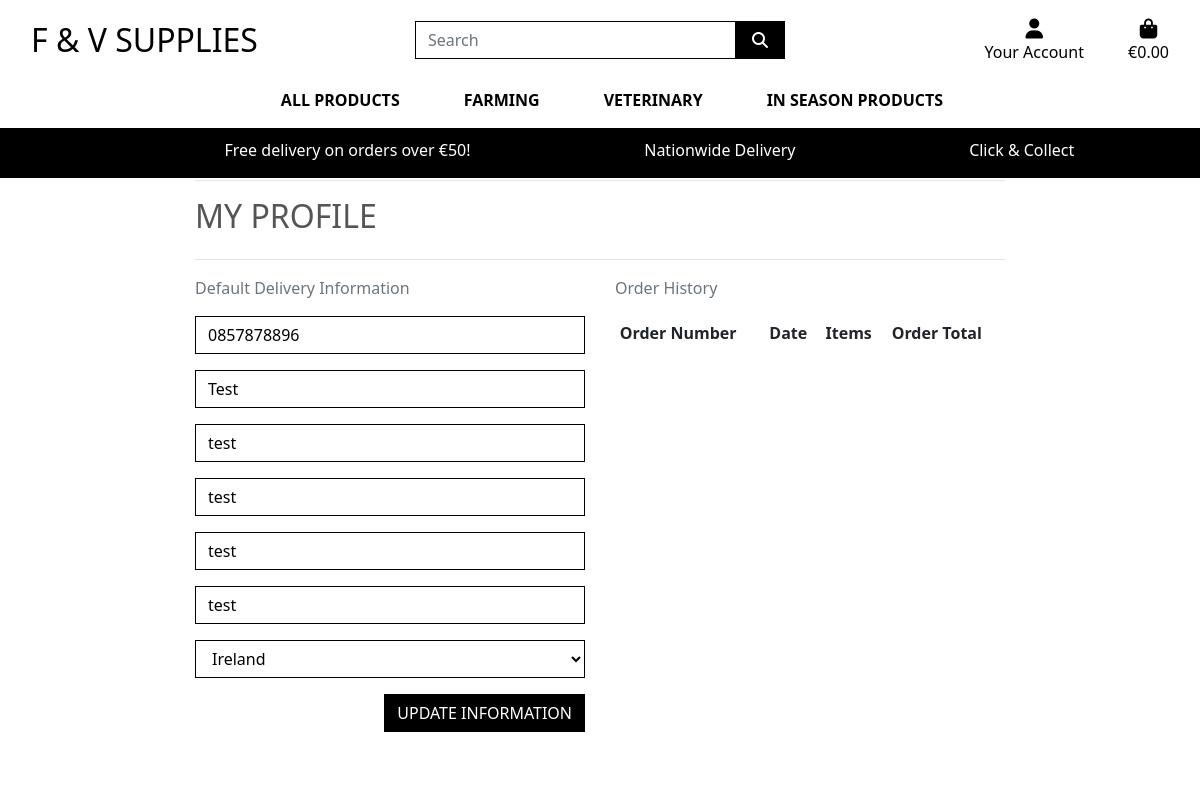
Page /profile/ (signed in) on the earlier database version.
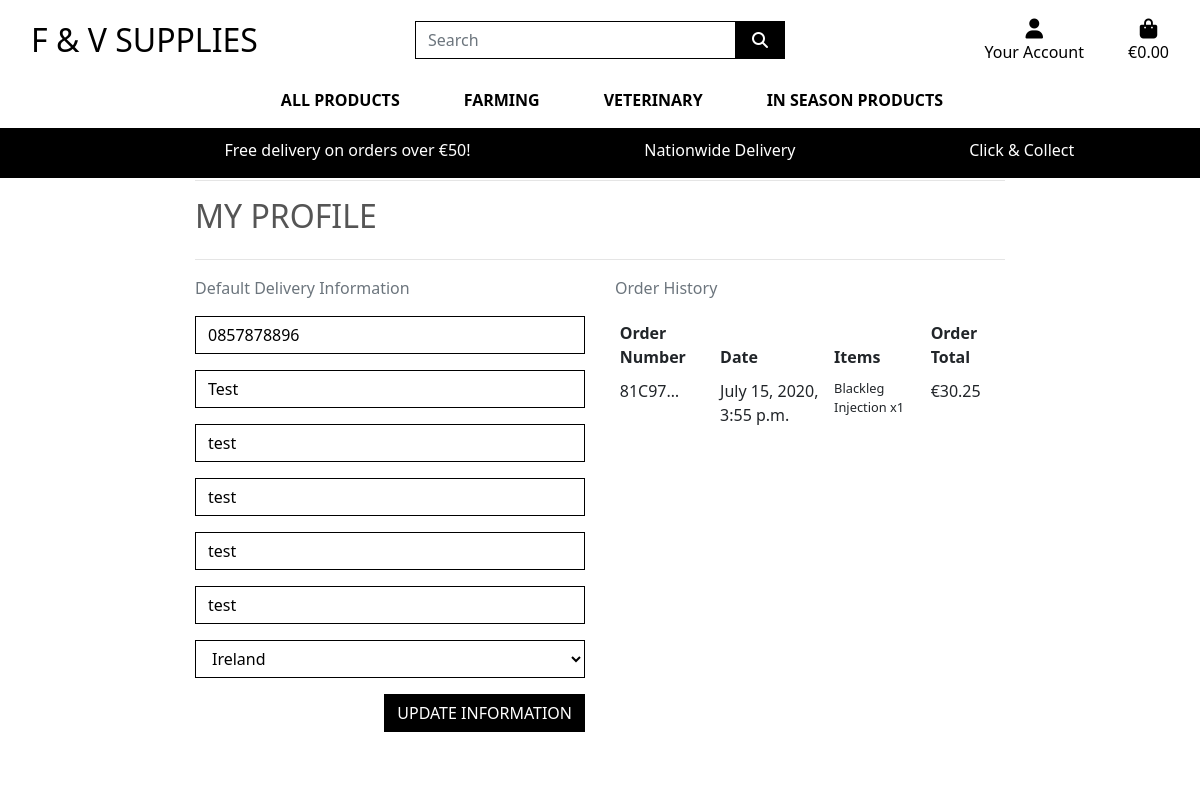
Same page on the later database version.
### profiles/models.py (models this page shows, shortened)
class UserProfile(models.Model):
    user = models.OneToOneField(User, on_delete=models.CASCADE)
    default_phone_number = models.CharField(max_length=20, null=True, blank=True)
    default_street_address1 = models.CharField(max_length=80, null=True, blank=True)
    default_street_address2 = models.CharField(max_length=80, null=True, blank=True)
    default_town_or_city = models.CharField(max_length=40, null=True, blank=True)
    default_county = models.CharField(max_length=80, null=True, blank=True)
    default_postcode = models.CharField(max_length=20, null=True, blank=True)
    default_country = CountryField(blank_label='Country', null=True, blank=True)

### checkout/models.py (models this page shows, shortened)
class Order(models.Model):
    order_number = models.CharField(max_length=32, null=False, editable=False)
    user_profile = models.ForeignKey(UserProfile, on_delete=models.SET_NULL,
                                     null=True, blank=True, related_name='orders')
    full_name = models.CharField(max_length=50, null=False, blank=False)
    email = models.EmailField(max_length=254, null=False, blank=False)
    phone_number = models.CharField(max_length=20, null=False, blank=False)
    street_address1 = models.CharField(max_length=80, null=False, blank=False)
    street_address2 = models.CharField(max_length=80, null=True, blank=True)
    town_or_city = models.CharField(max_length=40, null=False, blank=False)
    county = models.CharField(max_length=80, null=True, blank=True)
    country = CountryField(blank_label='Country *', null=False, blank=False)
    postcode = models.CharField(max_length=20, null=True, blank=True)
    date = models.DateTimeField(auto_now_add=True)
    delivery_cost = models.DecimalField(max_digits=6, decimal_places=2, null=False, default=0)
    order_total = models.DecimalField(max_digits=10, decimal_places=2, null=False, default=0)
    grand_total = models.DecimalField(max_digits=10, decimal_places=2, null=False, default=0)
    original_bag = models.TextField(null=False, blank=False, default='')
    stripe_pid = models.CharField(max_length=254, null=False, blank=False, default='')

class OrderLineItem(models.Model):
    order = models.ForeignKey(Order, null=False, blank=False, on_delete=models.CASCADE, related_name='lineitems')
    product = models.ForeignKey(Product, null=False, blank=False, on_delete=models.CASCADE)
    quantity = models.IntegerField(null=False, blank=False, default=0)
    lineitem_total = models.DecimalField(max_digits=6, decimal_places=2, null=False, blank=False, editable=False)

### products/models.py (models this page shows, shortened)
class Product(models.Model):
    category = models.ForeignKey('Category', null=True, blank=True, on_delete=models.SET_NULL)
    sku = models.CharField(max_length=254, null=True, blank=True)
    name = models.CharField(max_length=254)
    description = models.TextField()
    price = models.DecimalField(max_digits=6, decimal_places=2)
    rating = models.DecimalField(max_digits=6, decimal_places=2, null=True, blank=True)
    image_url = models.URLField(max_length=1024, null=True, blank=True)
    image = models.ImageField(null=True, blank=True)

### profiles/views.py (the view)
# urls.py: path('profile/', include('profiles.urls')),
def profile(request):
    profile = get_object_or_404(UserProfile, user=request.user)
    if request.method == 'POST':
        form = UserProfileForm(request.POST, instance=profile)
        if form.is_valid():
            form.save()
            messages.success(request, 'Profile updated successfully')
        else:
            messages.error(request, 'Update failed. Please ensure the form is valid.')
    else:
        form = UserProfileForm(instance=profile)
    orders = profile.orders.all()
    template = 'profiles/profile.html'
    context = {
        'form': form,
        'orders': orders,
        'on_profile_page': True
    }
    return render(request, template, context)

### profiles/forms.py
class UserProfileForm(forms.ModelForm):
    class Meta:
        model = UserProfile
        exclude = ('user',)
    def __init__(self, *args, **kwargs):
        super().__init__(*args, **kwargs)
        placeholders = {
            'default_phone_number': 'Phone Number',
            'default_postcode': 'Postal Code',
            'default_town_or_city': 'Town or City',
            'default_street_address1': 'Street Address 1',
            'default_street_address2': 'Street Address 2',
            'default_county': 'County',
        }
        self.fields['default_phone_number'].widget.attrs['autofocus'] = True
        for field in self.fields:
            if field != 'default_country':
                if self.fields[field].required:
                    placeholder = f'{placeholders[field]} *'
                else:
                    placeholder = placeholders[field]
                self.fields[field].widget.attrs['placeholder'] = placeholder
            self.fields[field].widget.attrs['class'] = 'border-black rounded-0 profile-form-input'
            self.fields[field].label = False

### bag/contexts.py (called while the page is built, shortened)
def bag_contents(request):
    bag_items = []
    total = 0
    product_count = 0
    bag = request.session.get('bag', {})
    if total < settings.FREE_DELIVERY_THRESHOLD:
        delivery = total * Decimal(settings.STANDARD_DELIVERY_PERCENTAGE / 100)
        free_delivery_delta = settings.FREE_DELIVERY_THRESHOLD - total
    else:
        delivery = 0
        free_delivery_delta = 0
    grand_total = delivery + total
    context = {
        'bag_items': bag_items,
        'total': total,
        'product_count': product_count,
        'delivery': delivery,
        'free_delivery_delta': free_delivery_delta,
        'free_delivery_threshold': settings.FREE_DELIVERY_THRESHOLD,
        'grand_total': grand_total,
    }
    return context

### profiles/templates/profiles/profile.html (shortened to what this page needs)
<!DOCTYPE html>
{% extends "base.html" %}
{% load static %}
{% block extra_css %}
    <link rel="stylesheet" href="{% static 'profiles/css/profile.css' %}">
{% endblock %}
{% block page_header %}
    <div class="container header-container">
    </div>
{% endblock %}
{% block content %}
    <div class="overlay"></div>
    <div class="container">
        <div class="row">
            <div class="col">
                <hr>
                <h2 class="logo-font mb-4">My Profile</h2>
                <hr>
            </div>
        </div>
        <div class="row">
            <div class="col-12 col-lg-6">
                <p class="text-muted">Default Delivery Information</p>
                <form class="mt-3" action="{% url 'profile' %}" method="POST" id="profile-update-form">
                    {{ form|crispy }}
                    <button class="btn btn-black rounded-0 text-uppercase float-right">Update Information</button>
                </form>
            </div>
            <div class="col-12 col-lg-6">
                <p class="text-muted">Order History</p>
                <div class="order-history table-responsive">
                    <table class="table table-sm table-borderless">
                        <thead>
                            <tr>
                                <th>Order Number</th>
                                <th>Date</th>
                                <th>Items</th>
                                <th>Order Total</th>
                            </tr>
                        </thead>
                        <tbody>
                            {% for order in orders %}
                                <tr>
                                    <td>
                                        <a href="{% url 'order_history' order.order_number %}"
                                        title="{{ order.order_number }}">
                                            {{ order.order_number|truncatechars:6 }}
                                        </a>
                                    </td>
                                    <td>{{ order.date }}</td>
                                    <td>
                                        <ul class="list-unstyled">
                                            {% for item in order.lineitems.all %}
                                                <li class="small">
                                                    {{ item.product.name }} x{{ item.quantity }}
                                                </li>
                                            {% endfor %}
                                        </ul>
                                    </td>
                                    <td>€{{ order.grand_total }}</td>
                                </tr>
                            {% endfor %}
                        </tbody>
                    </table>
                </div>
            </div>
        </div>
{% endblock %}

### templates/base.html (shortened to what this page needs)
<!doctype html>
{% load static %}
<html lang="en">
  <head>
    {% block corecss %}
        <link rel="stylesheet" href="https://stackpath.bootstrapcdn.com/bootstrap/4.4.1/css/bootstrap.min.css">
        <link rel="stylesheet" href="{% static 'css/base.css' %}">
    {% endblock %}
    {% block extra_css %}
    {% endblock %}
  </head>
  <body>
  <header class="container-fluid fixed-top">
    <div id="topnav" class="row bg-white pt-lg-2 d-none d-lg-flex">
        <div class="col-12 col-lg-4 my-auto py-1 py-lg-0 text-center text-lg-left">
            <a href="{% url 'home' %}" class="nav-link main-logo-link"><h2 class="logo-font text-black my-0">F & V Supplies</h2></a>
        </div>
        <div class="col-12 col-lg-4 my-auto py-1 py-lg-0 text-center text-lg-left">
            <form method="GET" action="{% url 'products' %}">
                <div class="input-group w-100">
                    <input class="form-control border border-black rounded-0" type="text" name="q" placeholder="Search">
                    <div class="input-group-append">
                        <button class="form-control btn btn-black border border-black rounded-0" type="submit">
                            <span class="icon">
                                <i class="fas fa-search"></i>
                            </span>
                        </button>
                    </div>
                </div>
            </form>
        </div>
        <div class="col-12 col-lg-4 my-auto py-1 py-lg-0 text-center text-lg-left">
            <ul class="list-inline list-unstyled text-center text-lg-right my-0">
                <li class="list-inline-item dropdown">
                    <a class="text-black nav-link" href="#" id="user-options" data-toggle="dropdown" aria-haspopup="true" aria-expanded="false">
                            <div class="text-center">
                                <div><i class="fas fa-user fa-lg"></i></div>
                                <p class="my-0">Your Account</p>
                            </div>
                        </a>
                </li>
                <li class="list-inline-item">
                        <a class="{% if grand_total %}text-info font-weight-bold{% else %}text-black{% endif %} nav-link" href="{% url 'view_bag' %}">
                            <div class="text-center">
                                <div><i class="fas fa-shopping-bag fa-lg"></i></div>
                                <p class="my-0">
                                    {% if grand_total %}
                                        €{{ grand_total|floatformat:2 }}
                                    {% else %}
                                        €0.00
                                    {% endif %}
                               </p>
                            </div>
                        </a>
                    </li>
                </ul>
            </div>
        </div>
        <div class="row bg-white">
            <nav class="navbar navbar-expand-lg navbar-light w-100">
                {% include 'includes/mobile_top_header.html' %}
                {% include 'includes/main_nav.html' %}
            </nav>
        </div>
        <div id="delivery-banner" class="row text-left">
            <div class="col bg-black text-white" id="table">
            <ul class="info-items">
            <a href=""><li>Free delivery on orders over €{{ free_delivery_threshold }}!</li></a>
            <a href=""><li>Nationwide Delivery</li></a>
            <a href=""><li>Click & Collect</li></a>
           </ul>
            </div>
        </div>
  </header>
    {% block page_header %}
    {% endblock %}
    {% block content %}
    {% endblock %}
  </body>
</html>

### templates/includes/mobile_top_header.html (shortened to what this page needs)
<!doctype html>

### templates/includes/main_nav.html (shortened to what this page needs)
<!DOCTYPE html>
<div class="collapse navbar-collapse" id="main-nav">
    <ul class="navbar-nav w-auto mx-auto">
        <li class="nav-item dropdown">
            <a class="logo-font font-weight-bold nav-link text-black mr-5" href="#" id="all-products-link" data-toggle="dropdown" aria-haspopup="true" aria-expanded="false">
                All Products
            </a>
        </li>
        <li class="nav-item dropdown">
            <a class="logo-font font-weight-bold nav-link text-black mr-5" href="#" id="clothing-link" data-toggle="dropdown" aria-haspopup="true" aria-expanded="false">
                Farming
            </a>
        </li>
        <li class="nav-item dropdown">
            <a class="logo-font font-weight-bold nav-link text-black mr-5" href="#" id="homeware-link" data-toggle="dropdown" aria-haspopup="true" aria-expanded="false">
                Veterinary
            </a>
        </li>
        <li class="nav-item dropdown">
            <a class="logo-font font-weight-bold nav-link text-black"
            href="{% url 'products' %}?category=in_season_products" id="specials-link"  aria-haspopup="true" aria-expanded="false">
                In Season Products
            </a>
        </li>
    </ul>
</div>

### static/css/base.css (style rules this page uses)
html { height: 100%; }
body { background: url('/media/programmes-min.jpg') no-repeat center center fixed; background-size: cover; height: calc(100vh - 164px); color: #555; font-family:'Segoe UI', Tahoma, Geneva, Verdana, sans-serif ; }
.icon { align-items: center; display: inline-flex; justify-content: center; height: 1.5rem; width: 1.5rem; }
.logo-font { text-transform: uppercase; }
.main-logo-link { width: fit-content; }
.btn-black { background: black; color: white; }
.text-black { color: #000 !important; }
.border-black { border: 1px solid black !important; }
.bg-black { background: #000 !important; }
.overlay { height: 100%; width: 100%; top: 0; left: 0; position: fixed; background: white; z-index: -1; }
ul.info-items { min-width: 696px; list-style: none; padding-top: 10px; display: inline-block; align-items: center; width: 100%; }
ul.info-items li { display: inline-block; padding-left: 15%; }
#table { display: inline-block; margin: 0 auto; }
a { color: inherit; text-decoration: none; }
@media (min-width: 992px) { .header-container { padding-top: 164px; } }
@media (min-width: 1200px) { .container { max-width: 70%; } }

### profiles/static/profiles/css/profile.css (style rules this page uses)
.order-history { max-height: 416px; overflow-y: auto; }
#profile-update-form .form-control { color: #000; }
#profile-update-form input::placeholder { color: #aab7c4; }
#id_default_country, #id_default_country option:not(:first-child) { color: #000; }

Differences in the rows shown:
added Order: order_number "81C97…", date "July 15, 2020, 3:55 p.m.", grand_total "30.25"
added OrderLineItem: product.name "Blackleg Injection", quantity "1"
